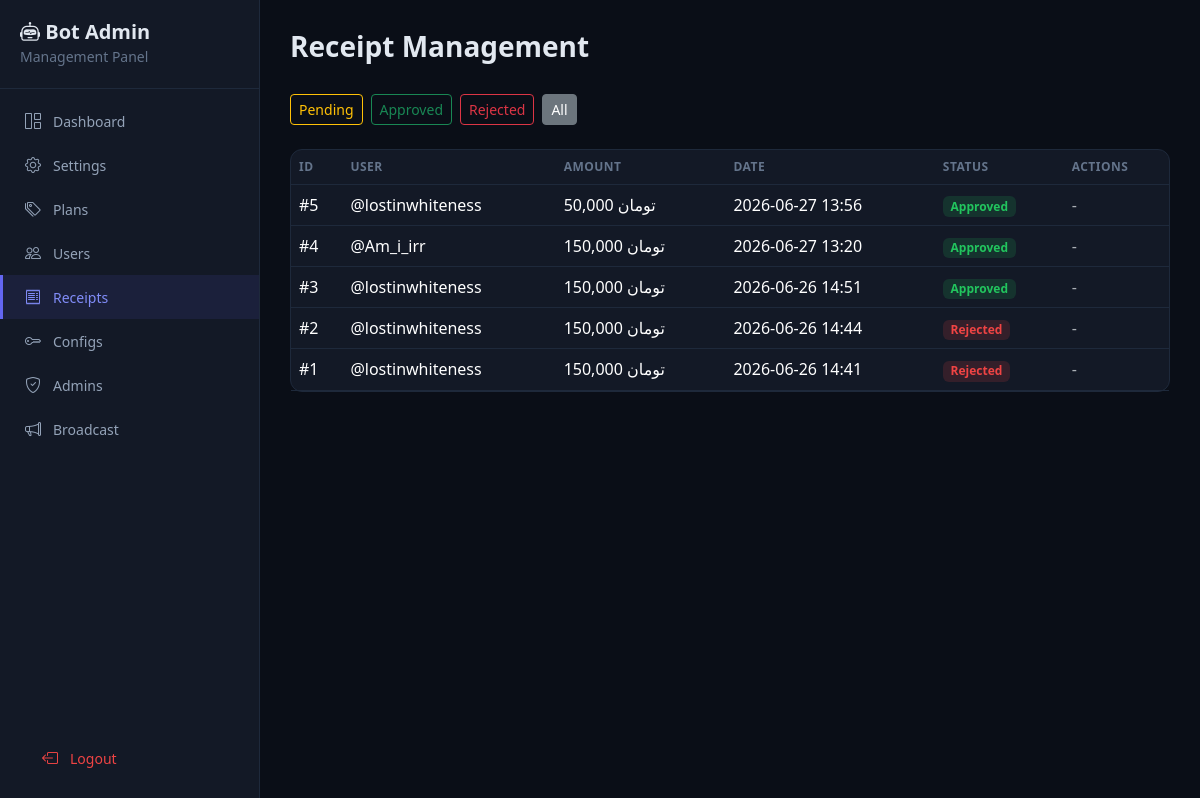
The app's page /receipts?status=all (signed in) with its own data.
### tables this page shows
CREATE TABLE receipts (
            id INTEGER PRIMARY KEY AUTOINCREMENT,
            user_id INTEGER NOT NULL,
            plan_id INTEGER DEFAULT 0,
            amount REAL,
            photo_file_id TEXT,
            status TEXT DEFAULT 'pending',
            admin_id INTEGER,
            created_at TIMESTAMP DEFAULT CURRENT_TIMESTAMP,
            processed_at TIMESTAMP,
            FOREIGN KEY (user_id) REFERENCES users(id)
        );

CREATE TABLE users (
            id INTEGER PRIMARY KEY,
            username TEXT,
            first_name TEXT,
            balance REAL DEFAULT 0,
            created_at TIMESTAMP DEFAULT CURRENT_TIMESTAMP,
            is_banned INTEGER DEFAULT 0
        );

CREATE TABLE settings (
            key TEXT PRIMARY KEY,
            value TEXT
        );

### web_app.py (the view)
@app.route("/receipts")
@login_required
def receipts():
    status_filter = request.args.get("status", "pending")
    if status_filter == "all":
        receipts_list = web_db.get_receipts(limit=100)
    else:
        receipts_list = web_db.get_receipts(status=status_filter, limit=100)
    symbol = web_db.get_setting("currency_symbol") or "تومان"
    return render_template("receipts.html", receipts=receipts_list, status=status_filter, symbol=symbol)

### web_app.py (called while the page is built)
def login_required(f):
    @wraps(f)
    def decorated(*args, **kwargs):
        if not session.get("logged_in"):
            return redirect(url_for("login"))
        return f(*args, **kwargs)
    return decorated

### web_db.py (called while the page is built)
def get_conn():
    conn = sqlite3.connect(DB_PATH)
    conn.row_factory = sqlite3.Row
    return conn

def get_setting(key):
    conn = get_conn()
    row = conn.execute("SELECT value FROM settings WHERE key = ?", (key,)).fetchone()
    conn.close()
    return row["value"] if row else None

def get_receipts(status=None, limit=50):
    conn = get_conn()
    if status:
        rows = conn.execute(
            "SELECT r.*, u.username FROM receipts r LEFT JOIN users u ON r.user_id = u.id "
            "WHERE r.status = ? ORDER BY r.created_at DESC LIMIT ?",
            (status, limit),
        ).fetchall()
    else:
        rows = conn.execute(
            "SELECT r.*, u.username FROM receipts r LEFT JOIN users u ON r.user_id = u.id "
            "ORDER BY r.created_at DESC LIMIT ?",
            (limit,),
        ).fetchall()
    conn.close()
    return [dict(r) for r in rows]

### templates/receipts.html (shortened to what this page needs)
{% extends "base.html" %}
{% block content %}
<div class="page-header">
    <h3>Receipt Management</h3>
</div>
<div class="d-flex gap-2 mb-4">
    <a href="{{ url_for('receipts', status='pending') }}"
       class="btn {{ 'btn-warning' if status == 'pending' else 'btn-outline-warning' }} btn-sm">
        Pending
    </a>
    <a href="{{ url_for('receipts', status='approved') }}"
       class="btn {{ 'btn-success' if status == 'approved' else 'btn-outline-success' }} btn-sm">
        Approved
    </a>
    <a href="{{ url_for('receipts', status='rejected') }}"
       class="btn {{ 'btn-danger' if status == 'rejected' else 'btn-outline-danger' }} btn-sm">
        Rejected
    </a>
    <a href="{{ url_for('receipts', status='all') }}"
       class="btn {{ 'btn-secondary' if status == 'all' else 'btn-outline-secondary' }} btn-sm">
        All
    </a>
</div>
<div class="card card-dark">
    <div class="table-responsive">
        <table class="table table-dark align-middle mb-0">
            <thead>
                <tr>
                    <th>ID</th>
                    <th>User</th>
                    <th>Amount</th>
                    <th>Date</th>
                    <th>Status</th>
                    <th>Actions</th>
                </tr>
            </thead>
            <tbody>
                {% for r in receipts %}
                <tr>
                    <td>#{{ r.id }}</td>
                    <td>{{ '@' + r.username if r.username else r.user_id }}</td>
                    <td>{{ "{:,.0f}".format(r.amount) }} {{ symbol }}</td>
                    <td>{{ r.created_at[:16] if r.created_at else '-' }}</td>
                    <td>
                        {% if r.status == 'pending' %}
                        <span class="badge badge-pending">Pending</span>
                        {% elif r.status == 'approved' %}
                        <span class="badge badge-active">Approved</span>
                        {% else %}
                        <span class="badge badge-expired">Rejected</span>
                        {% endif %}
                    </td>
                    <td>
                        {% if r.status == 'pending' %}
                        <form method="POST" action="{{ url_for('receipt_approve', receipt_id=r.id) }}" class="d-inline">
                            <button type="submit" class="btn btn-sm btn-outline-success">
                                <i class="bi bi-check-lg"></i>
                            </button>
                        </form>
                        <form method="POST" action="{{ url_for('receipt_reject', receipt_id=r.id) }}" class="d-inline">
                            <button type="submit" class="btn btn-sm btn-outline-danger"
                                    onclick="return confirm('Reject this receipt?')">
                                <i class="bi bi-x-lg"></i>
                            </button>
                        </form>
                        {% else %}
                        <span class="text-muted">-</span>
                        {% endif %}
                    </td>
                </tr>
                {% endfor %}
            </tbody>
        </table>
    </div>
</div>
{% endblock %}

### templates/base.html (style rules this page uses)
body { background: #0a0e17; color: #e2e8f0; }
.card-dark { background: #131926; border: 1px solid #1e293b; border-radius: 12px; }
.table-dark { --bs-table-bg: transparent; --bs-table-border-color: #1e293b; }
.table-dark thead th { color: #64748b; font-weight: 600; font-size: 12px; text-transform: uppercase; letter-spacing: .5px; border-bottom-color: #1e293b !important; }
.badge-active { background: rgba(34,197,94,.15); color: #22c55e; }
.badge-expired { background: rgba(239,68,68,.15); color: #ef4444; }
.page-header { margin-bottom: 30px; }
.page-header h3 { font-weight: 700; color: #e2e8f0; }

### records on screen
receipts: id "5", amount "50,000", created_at "2026-06-27 13:56", status "Approved"
users: username "@lostinwhiteness"
settings: value "تومان"
receipts: id "4", amount "150,000", created_at "2026-06-27 13:20", status "Approved"
users: username "@Am_i_irr"
receipts: id "3", amount "150,000", created_at "2026-06-26 14:51", status "Approved"
receipts: id "2", amount "150,000", created_at "2026-06-26 14:44", status "Rejected"
receipts: id "1", amount "150,000", created_at "2026-06-26 14:41", status "Rejected"
